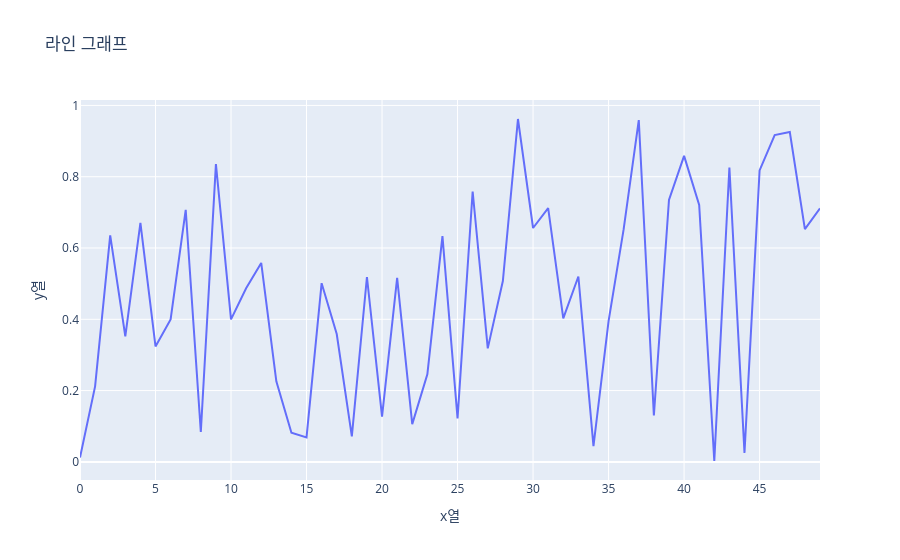

Notebook cell for this chart:
### Code cell
#선그래프
import plotly.express as px
import pandas as pd
import numpy as np 

df = pd.DataFrame({
    "x열": np.arange(50), #0~ 49 토탈 50개의 정수를 1차원의 배열(=리스트)로 생성 [0,1,2,3,4,...,49]
    "y열": np.random.rand(50) #0부터 1미만의 실수자료형 값을 난수형태로 50개 생성
})
fig = px.line(df, x="x열",y="y열", title="라인 그래프")
fig.show()

### Figure 1 — Plotly figure (JSON) as saved in the notebook; plotly's stock layout.template omitted (floating-point values rounded to 4 significant figures)
{"data": [{"hovertemplate": "x열=%{x}<br>y열=%{y}<extra></extra>", "legendgroup": "", "line": {"color": "#636efa", "dash": "solid"}, "marker": {"symbol": "circle"}, "mode": "lines", "name": "", "orientation": "v", "showlegend": false, "type": "scatter", "x": [0, 1, 2, 3, 4, 5, 6, 7, 8, 9, 10, 11, 12, 13, 14, 15, 16, 17, 18, 19, 20, 21, 22, 23, 24, 25, 26, 27, 28, 29, 30, 31, 32, 33, 34, 35, 36, 37, 38, 39, 40, 41, 42, 43, 44, 45, 46, 47, 48, 49], "xaxis": "x", "y": [0.01226, 0.2119, 0.6356, 0.3519, 0.6706, 0.3237, 0.3996, 0.7073, 0.08378, 0.8353, 0.3999, 0.487, 0.5581, 0.226, 0.08165, 0.0687, 0.5013, 0.3587, 0.07142, 0.5187, 0.1268, 0.5161, 0.1059, 0.2458, 0.6332, 0.1221, 0.7585, 0.3185, 0.5074, 0.9619, 0.6561, 0.7118, 0.4027, 0.5201, 0.04411, 0.3948, 0.6527, 0.9591, 0.1303, 0.7351, 0.8586, 0.7206, 0.002467, 0.8261, 0.02514, 0.8176, 0.9169, 0.9254, 0.6531, 0.711], "yaxis": "y"}], "layout": {"legend": {"tracegroupgap": 0}, "title": {"text": "라인 그래프"}, "xaxis": {"anchor": "y", "domain": [0, 1], "title": {"text": "x열"}}, "yaxis": {"anchor": "x", "domain": [0, 1], "title": {"text": "y열"}}}}
